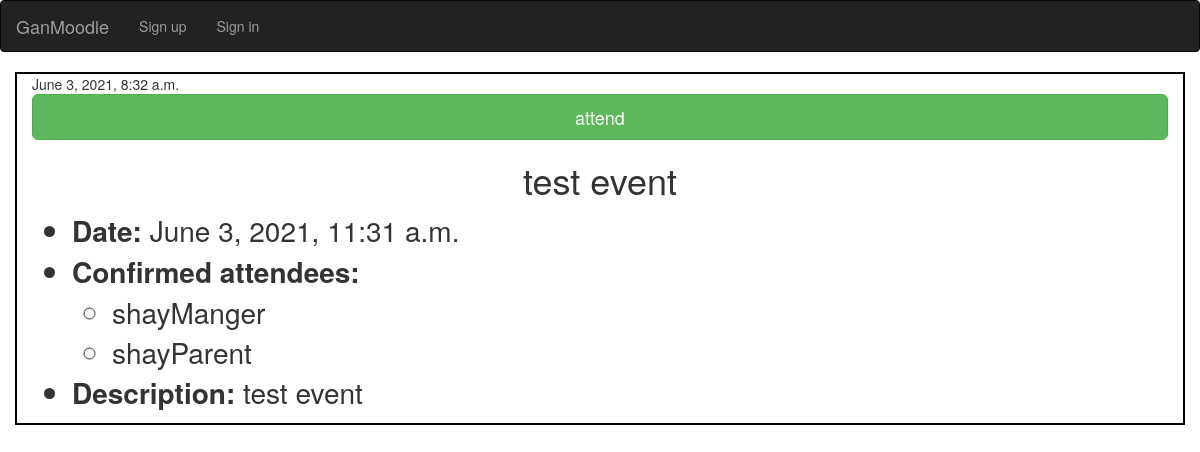
Screenshot of /events/event/1 with the database file from the repository.
### events/models.py (models this page shows, shortened)
class Event(models.Model):
    auther =models.ForeignKey("users.Manager", on_delete=models.CASCADE)
    name = models.CharField(max_length=200)
    date = models.DateTimeField()
    attendees = models.ManyToManyField(User,blank=True)
    discription = models.TextField()
    created_date = models.DateTimeField(default=timezone.now)
    published_date = models.DateTimeField(blank=True,null=True)

### users/models.py (models this page shows)
class User(AbstractUser):
    is_admin = models.BooleanField(default=False)
    is_manager = models.BooleanField(default=False)
    is_parent = models.BooleanField(default=False)
    first_name = models.CharField(max_length=100)
    last_name = models.CharField(max_length=100)
    phone_number = models.CharField(max_length=10)
    gangroups = models.ManyToManyField(GanGroup)
    profile_pic = models.ImageField(upload_to='profilepics',null=True,blank=True)

### events/views.py (the view)
# urls.py: path('event/<int:pk>',views.EventDetailView.as_view(),name='event_detail'),
class EventDetailView(DetailView):
    model = Event

### templates/events/event_detail.html (shortened to what this page needs)
{% load widget_tweaks %}
<!DOCTYPE html>
<html lang="en">
<head>
    <link rel="stylesheet" href="https://maxcdn.bootstrapcdn.com/bootstrap/3.3.7/css/bootstrap.min.css">
</head>
<body>
  <nav class="navbar navbar-inverse">
    <div class="container-fluid">
  <div class="navbar-header">
    <a class="navbar-brand" href="{% url 'homepage' %}">GanMoodle</a>
  </div>
  <div class="collapse navbar-collapse" id="bs-example-navbar-collapse-1">
    <ul class="nav navbar-nav">
      {% if user.is_authenticated %}
        <li class="nav-item">
          <a class="nav-link" href="{% url 'logout' %}">Logout</a>
        </li>
        <li class="nav-item">
          <a class="btn btn-outline-primary" href="{% url 'profile' %}">{{user.username|title}}</a>
        </li>
        <li class="nav-item">
          <a class="btn btn-outline-primary" href="{% url 'events_list' %}">Events</a>
        </li>
        {% if user.is_manager %}
        <li class="nav-item">
          <a class="btn btn-outline-primary" href="{% url 'event_new' %}">new</a>
        </li>
        <li class="nav-item">
          <a class="btn btn-outline-primary" href="{% url 'event_draft_list' %}">Drafts</a>
        </li>
        {% endif %}
      {% else %}
      <li><a href="{% url 'register' %}">Sign up </a></li>
      <li ><a  href="{% url 'login' %}">Sign in</a></li>
      {% endif %}
    </ul>
    </div>
  </div>
  </nav>
<div class="container">
{% if event.published_date %}
<div class="date eventdate">
    {{event.published_date}}
</div>
{% else %} <br>
<div class="publish">
<a class="btn btn-success btn-lg btn-block" href="{% url 'event_publish' pk=event.pk %}">Publish</a>
</div>
{% endif %}
{% if user in event.attendees.all %}
  <strong>you are attending this event!</strong> <a href={% url 'event_attend_remove' pk=event.pk %}>Cancel attendence</a>
{% else %}
  <div class="attend">
      <a class="btn btn-success btn-lg btn-block" href="{% url 'event_attend' pk=event.pk  %}">attend</a>
  </div>
{% endif %}
<h1 class="event-title loader">{{event.name}}</h1>
<ul class='details'>
  <li><strong>Date:</strong>  {{event.date}}</li>
  <li><strong>Confirmed attendees:</strong>
    <ul>{% for att in event.attendees.all%}
     <li>{{att}}</li>
    {% endfor %}
  </ul>
  </li>
  <li> <strong>Description:</strong>
    {{event.discription}}</li>
 </ul>
</div>

### templates/events/event_detail.html (style rules this page uses)
.container { border: 2px solid black; }
.event-title { text-align: center; }
.details { font-size: 200%; }

### rows the page displays
Event: published_date "June 3, 2021, 8:32 a.m.", name "test event", date "June 3, 2021, 11:31 a.m.", discription "test event"
User: username "shayManger"
User: username "shayParent"
